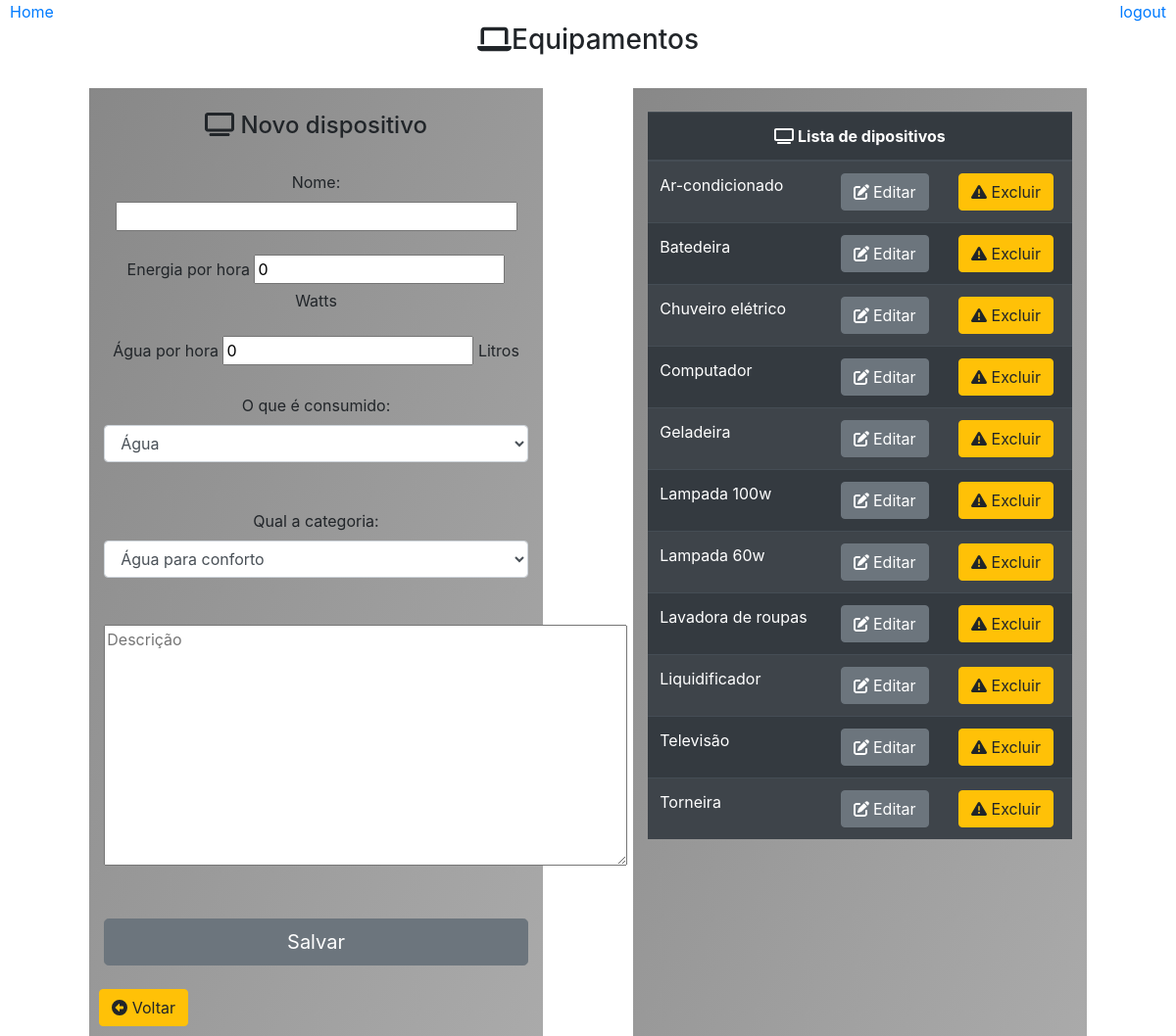
/equipamentos/, run on the app's committed database.
### core/models.py (models this page shows)
class Equipamento(models.Model):
    tipo_consumo = models.ForeignKey(TipoConsumo,on_delete=models.CASCADE)
    tipo_equipamento = models.ForeignKey(TipoEquipamento,on_delete=models.CASCADE)
    nome = models.CharField(max_length=50)
    descricao = models.CharField(max_length=500, null=True)
    consumo_agua = models.FloatField()
    consumo_energia = models.FloatField()
    class Meta:
        db_table = 'equipamento'

### core/pages/configuracoes/views.py (the view)
# urls.py: path('equipamentos/', configurar.Equipamentos),
def Equipamentos(request):
    equipamentos = Equipamento.objects.all().order_by('nome')
    consumos = TipoConsumo.objects.all()
    tipoEquipamentos = TipoEquipamento.objects.all()
    id = request.GET.get('id')
    equipamento = None
    if id:
        equipamento = Equipamento.objects.get(id=id)
    dados = {
        'titulo':'Cadastro de equipamentos',
        'equipamentos': equipamentos,
        'equipamento': equipamento,
        'consumos': consumos,
        'tipoEquipamentos': tipoEquipamentos
    }
    return render(request, 'configuracoes/equipamento.html', dados)

### templates/configuracoes/equipamento.html (shortened to what this page needs)
{% extends "model-page.html" %}
{% block content %}
<div align='center' class="container">
    <br>
    <h3><i class="fas fa-laptop"></i>Equipamentos</h3><br>
    <div class="container">
        <div class="row">
            <div class="container col col-12 col-sm-12 col-md-5 col-lg-5 col-xs-5 box-gray">
                <br>
                <h4><i class="fas fa-tv"></i> Novo dispositivo</h4><br>
                <form action="submit" method="POST"> {% csrf_token %}
                    {% if equipamento is None %}
                        <label >Nome: </label>
                        <input type="text" name="nome" maxlength="50" size="35" /><br><br>
                        <label>Energia por hora</label>
                        <input type="number" name="energia" min="0" step="5" value="0"/> Watts<br><br>
                        <label>Água por hora</label>
                        <input type="number" name="agua" min="0" step="5" value="0"/> Litros<br><br>
                        <label>O que é consumido: </label>
                        <select class="form-control" name="consumo" value='1'>
                            {% for item in consumos %}
                                <option value={{ item.id }}> {{ item.nome }} </option>
                            {% endfor %}
                        </select><br><br>
                        <label>Qual a categoria: </label>
                        <select class="form-control" name='tipoEquipamento' value='1'>
                            {% for item in tipoEquipamentos %}
                                <option value= {{ item.id }}> {{ item.nome }} </option>
                            {% endfor %}
                        </select><br><br>
                        <textarea name="descricao" rows="10" cols="50" maxlength="500" placeholder="Descrição"></textarea>
                        <br><br><br>
                        <button class="btn btn-secondary btn-lg btn-block" type="submit">
                            Salvar
                        </button>
                    {% endif %}
                </form>
                <br>
                <a type="button" class="btn btn-warning"style="position: absolute; left: 10px;" href="/configurar/menu">
                    <i class='fas fa-arrow-alt-circle-left'></i> Voltar
                </a><br><br>
            </div>
            {% if equipamentos %}
            <div class="container col col-12 col-sm-12 col-md-5 col-lg-5 col-xs-5 box-gray">
                <table class="table table-striped table-dark">
                    <br>
                    <thead>
                        <tr align="center">
                            <th colspan="3">
                                <i class="fas fa-tv"></i> Lista de dipositivos
                            </th>
                        </tr>
                    </thead>
                    {% for item in equipamentos %}
                        <tr>
                            <td>
                                {{item.nome}}
                            </td>
                            <td>
                                <a class="btn btn-secondary" href="?id={{item.id}}">
                                    <i class="fas fa-edit"></i> Editar
                                </a>
                            </td>
                            <td>
                                <a class="btn btn-warning" href="excluir/{{item.id}}/">
                                    <i class="fas fa-exclamation-triangle"></i> Excluir
                                </a>
                            </td>
                        </tr>
                    {% endfor %}
                </table>
                </div>
            </div>
            {% endif %}
        </div>
    </div>
{% endblock %}

### static/css/all.css (style rules this page uses)
.fa-laptop:before { content: "\f109"; }
.fa-tv:before { content: "\f26c"; }

### static/css/style.css (style rules this page uses)
.box-gray { background-image: linear-gradient(to bottom right, #888888, #AAAAAA ); }

### data on the page
Equipamento: nome "Ar-condicionado"
Equipamento: nome "Batedeira"
Equipamento: nome "Chuveiro elétrico"
Equipamento: nome "Computador"
Equipamento: nome "Geladeira"
Equipamento: nome "Lampada 100w"
Equipamento: nome "Lampada 60w"
Equipamento: nome "Lavadora de roupas"
Equipamento: nome "Liquidificador"
Equipamento: nome "Televisão"
Equipamento: nome "Torneira"

### other printed values
form field consumo "Água"
form field tipoEquipamento "Água para conforto"
